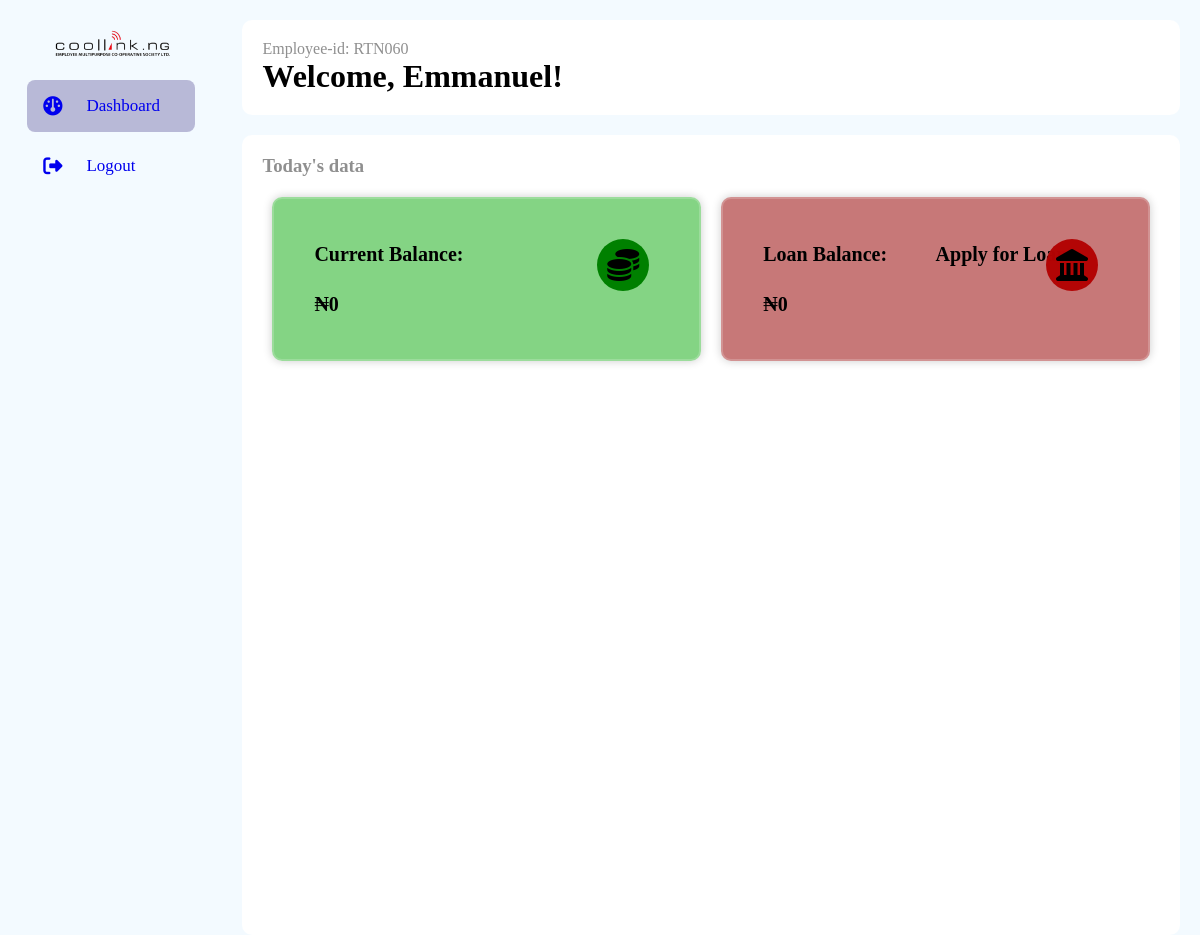
/dashboard (signed in), run on an earlier commit of the app's database.
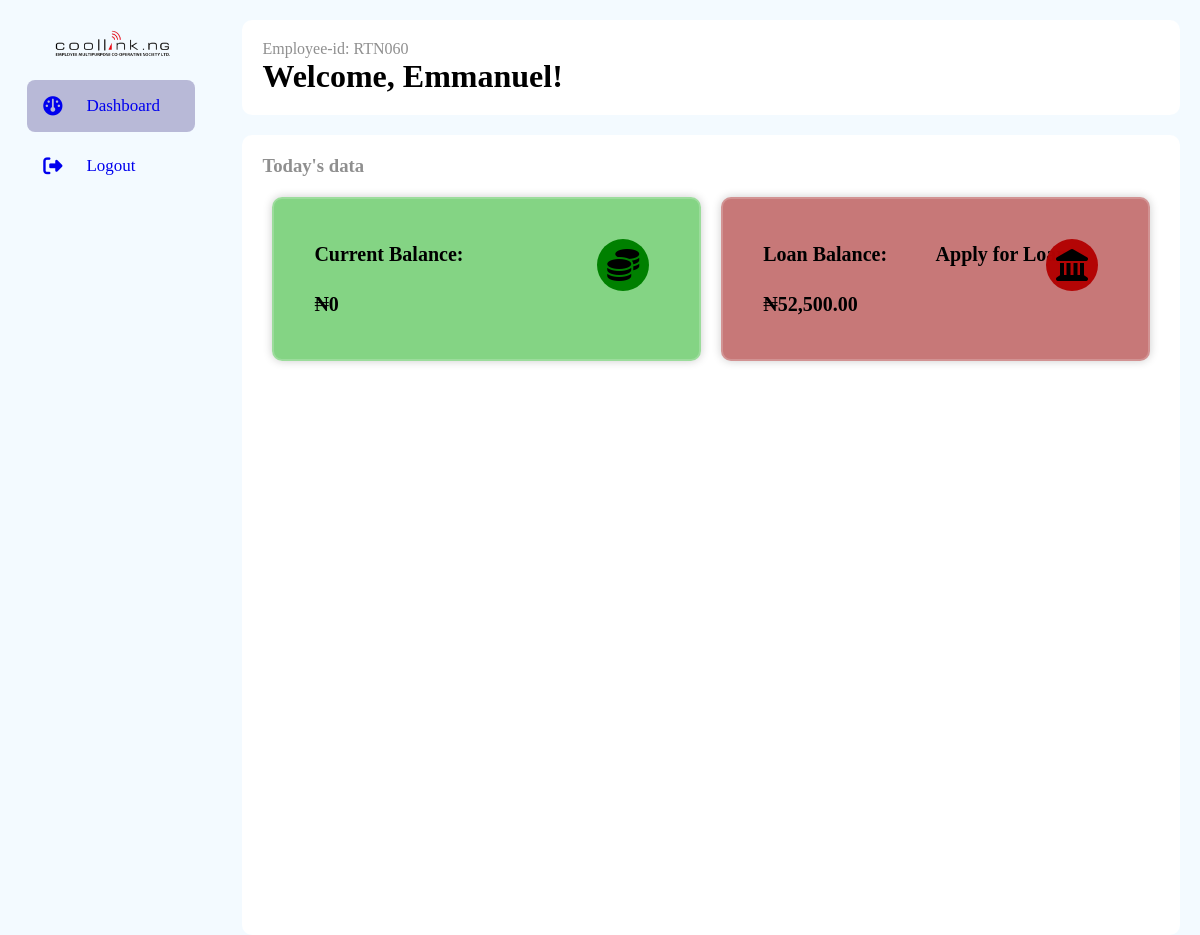
And on a later commit of the database.
### models.py (models this page shows, shortened)
class Person(db.Model, UserMixin):
    __tablename__ = "persons"
    id = db.Column(db.Integer, primary_key=True)
    name = db.Column(db.String(100), nullable=False)
    role_id = db.Column(db.Integer, db.ForeignKey("roles.id"))
    email = db.Column(db.String, nullable=True, unique=True)
    password = db.Column(db.String(255), nullable=False)
    company_id = db.Column(db.Integer, db.ForeignKey("companies.id"))
    employee_id = db.Column(db.String, nullable=False, unique=True)
    phone_no = db.Column(db.String, unique=True)
    balance_bfd = db.Column(db.Float, default=0.0)
    total_balance = db.Column(db.Float, default=0.0)
    loan_balance = db.Column(db.Float, default=0.0)
    loan_balance_bfd = db.Column(db.Float, default=0.0)
    loans = db.relationship("Loan", backref="person")
    payments_made = db.relationship("SavingPayment", backref="payer", lazy=True)
    loan_payments_made = db.relationship("LoanPayment", backref="payer", lazy=True)

### app.py (the view)
@app.route("/dashboard")
@login_required
def dashboard():
    person = current_user
    form = SearchForm()
    return render_template("dashboard.html", person=person, form=form)

### app.py (called while the page is built)
@login_manager.user_loader
def load_user(person_id):
    return Person.query.get(person_id)

@app.before_request
def before_request():
    g.user = current_user

@app.template_filter("currency")
@login_required
def currency(value):
    modified_value = format_currency(value)  # Modify the value as needed
    return modified_value

### filters.py (called while the page is built)
def format_currency(
    value, currency_symbol="₦", decimal_separator=".", thousands_separator=","
):
    if value:
        if value < 0:
            formatted_value = f"-{currency_symbol}{abs(value):,.2f}"
        else:
            formatted_value = f"{currency_symbol}{value:,.2f}"
        formatted_value = formatted_value.replace(".", decimal_separator).replace(
            ",", thousands_separator
        )
    else:
        formatted_value = f"{currency_symbol}0"
    return formatted_value

### templates/dashboard.html (shortened to what this page needs)
<!DOCTYPE html>
<html lang="en">
<head>
    <link rel="stylesheet" href="https://cdnjs.cloudflare.com/ajax/libs/font-awesome/6.4.0/css/all.min.css"/>
    <link rel="stylesheet" href="\static\css\style.css">
</head>
<body class="special-dash">
    <div class="full-form-content">
    <div class='all-sections'>
        <nav class='section-1'>
            <div class="logo"><img src="\static\images\coolink2.png" alt="logo"></div>
            <ul class="side-bar" id="side-bar">
                <li class="{%block dash%}active nav-item{%endblock%}" id="move">
                    <a href="{{ url_for('dashboard') }}" class="nav-link"><i class="fa-solid fa-gauge"></i>
                    <span>Dashboard</span></a>
                </li>
                <li class="logout">
                    <a class='nav-link' href="{{url_for('logout')}}"><i class="fa-sharp fa-solid fa-right-from-bracket"></i><span>Logout</span></a>
                </li>
            </ul>
        </nav>
        <div class='section-2'>
        <div class="head-wrap">
            <div class="head-title">
                <span>Employee-id: {{person.employee_id}}</span>
                <h1>Welcome, {{ person.name }}!</h1>
            </div>
        </div>
        <div class="all-cards-wrap">
        {%block content%}
        <h3>Today's data</h3>
        <div class="all-cards" id="dash-all-cards">
            <div class="card" id="current-bal">
                <div class="container">
                    <div class='content-con'>
                    <a href="{{url_for('savings_account',person_id=person.id)}}">
                        <div>
                        <p><strong>Current Balance:</strong></p>
                        </div>
                        <div>
                        <p><strong>{{ person.total_balance | currency}}</strong></p>
                        </div>
                    </a>
                    </div>
                    <div class="icon-con"><i class="fa-solid fa-coins"></i></div>
                </div>
            </div>
            <div class="card" id="loan-bal">
                <div class="container">
                    <div class='content-con'>
                    <a href="{{url_for('loan_account',person_id=person.id)}}">
                        <div>
                        <p><strong>Loan Balance:</strong></p>
                        </div>
                        <div>
                        <p><strong>{{ person.loan_balance | currency}}</strong></p>
                        </div>
                    </a>
                    </div>
                    <div class='content-con'>
                        <a href="{{url_for('register_loan')}}">
                            <div>
                            <p><strong>Apply for Loan</strong></p>
                            </div>
                        </a>
                    </div>
                    <div class="icon-con" id='landmark'><i class="fa-solid fa-landmark"></i></div>
                </div>
            </div>
        </div>
        </div>
        </div>
    </div>
</body>
{%endblock%}

What changed in the data, as far as the page shows it:
changed Person "Emmanuel": loan_balance "₦0" → "₦52,500.00"
